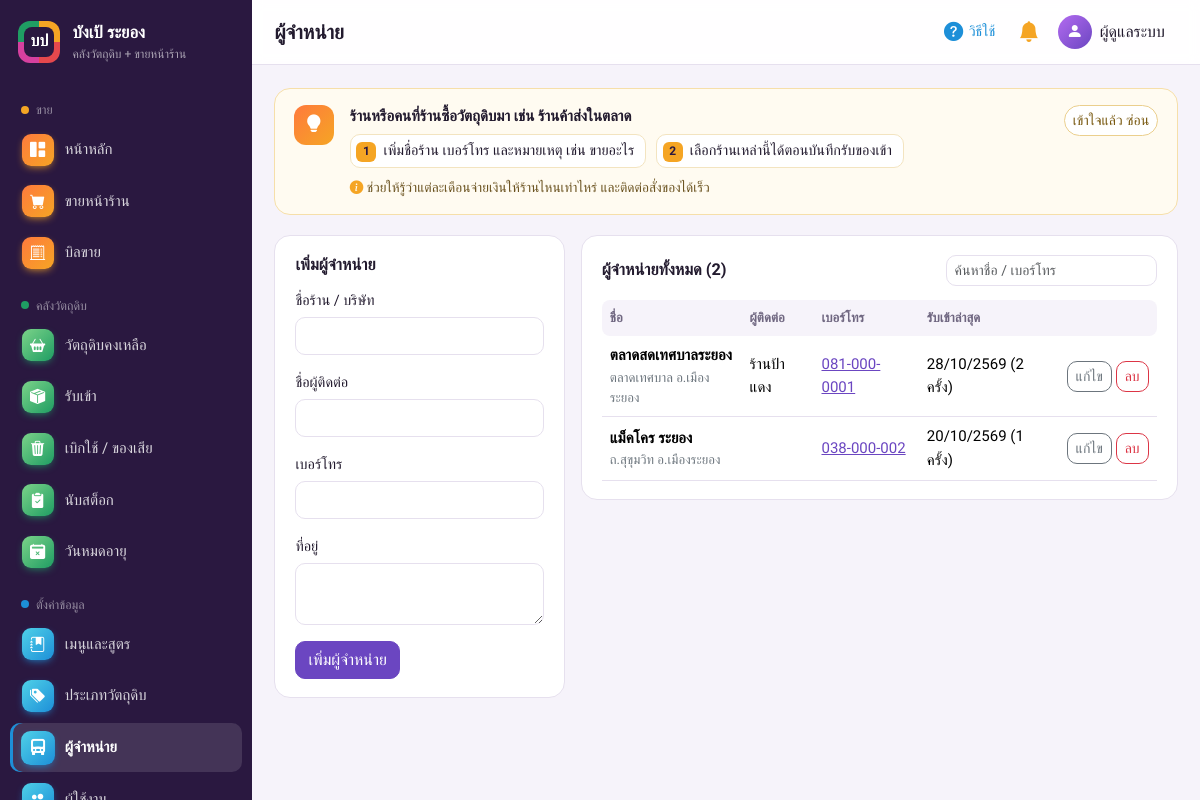
Page /suppliers.php (signed in) on the committed database.
### tables this page shows
CREATE TABLE users (
    id INT AUTO_INCREMENT PRIMARY KEY,
    username VARCHAR(50) NOT NULL UNIQUE,
    password VARCHAR(255) NOT NULL,
    full_name VARCHAR(100) NOT NULL,
    role ENUM('admin','cashier') NOT NULL DEFAULT 'cashier',
    is_active TINYINT(1) NOT NULL DEFAULT 1,
    created_at DATETIME NOT NULL DEFAULT CURRENT_TIMESTAMP
);

CREATE TABLE suppliers (
    id INT AUTO_INCREMENT PRIMARY KEY,
    name VARCHAR(150) NOT NULL,
    contact_name VARCHAR(100) NULL,
    phone VARCHAR(30) NULL,
    address VARCHAR(255) NULL,
    created_at DATETIME NOT NULL DEFAULT CURRENT_TIMESTAMP
);

### includes/functions.php (called while the page is built, shortened)
<?php
require_once __DIR__ . '/../config/database.php';
function e($s): string
{
    return htmlspecialchars((string)$s, ENT_QUOTES, 'UTF-8');
}
function thai_date($dt, bool $withTime = false): string
{
    $t = strtotime($dt);
    $s = date('d/m/', $t) . (date('Y', $t) + 543);
    return $withTime ? $s . ' ' . date('H:i', $t) : $s;
}
function current_user(): ?array
{
    return $_SESSION['user'] ?? null;
}
function require_login(bool $api = false): array
{
    global $pdo;
    $u = current_user();
    if ($u) {
        $st = $pdo->prepare('SELECT id, username, full_name, role FROM users WHERE id = ? AND is_active = 1');
        $st->execute([$u['id']]);
        $fresh = $st->fetch();
        if ($fresh) {
            return $fresh;
        }
    }
}
function require_admin(bool $api = false): array
{
    $u = require_login($api);
    return $u;
}

### suppliers.php (the view, shortened to what this page needs)
<?php
require_once __DIR__ . '/includes/functions.php';
require_admin();
$edit = null;
$q = trim($_GET['q'] ?? '');
$st = $pdo->prepare('SELECT s.*, COUNT(si.id) AS lots, MAX(si.received_date) AS last_date
                     FROM suppliers s LEFT JOIN stock_in si ON si.supplier_id = s.id
                     WHERE s.name LIKE ? OR s.phone LIKE ?
                     GROUP BY s.id ORDER BY s.name');
$st->execute(["%$q%", "%$q%"]);
$rows = $st->fetchAll();
$pageTitle = 'ผู้จำหน่าย';
require __DIR__ . '/includes/header.php';
?>
<div class="row g-3">
    <div class="col-lg-4">
        <form class="panel" method="post">
            <h2 class="panel-title"><?= $edit ? 'แก้ไขผู้จำหน่าย' : 'เพิ่มผู้จำหน่าย' ?></h2>
            <div class="mb-3"><label class="form-label" for="name">ชื่อร้าน / บริษัท</label>
                <input class="form-control" id="name" name="name" value="<?= e($edit['name'] ?? '') ?>" required></div>
            <div class="mb-3"><label class="form-label" for="contact_name">ชื่อผู้ติดต่อ</label>
                <input class="form-control" id="contact_name" name="contact_name" value="<?= e($edit['contact_name'] ?? '') ?>"></div>
            <div class="mb-3"><label class="form-label" for="phone">เบอร์โทร</label>
                <input class="form-control" id="phone" name="phone" type="tel" value="<?= e($edit['phone'] ?? '') ?>"></div>
            <div class="mb-3"><label class="form-label" for="address">ที่อยู่</label>
                <textarea class="form-control" id="address" name="address" rows="2"><?= e($edit['address'] ?? '') ?></textarea></div>
            <button class="btn btn-primary"><?= $edit ? 'บันทึกการแก้ไข' : 'เพิ่มผู้จำหน่าย' ?></button>
        </form>
    </div>
    <div class="col-lg-8">
        <div class="panel">
            <h2 class="panel-title">ผู้จำหน่ายทั้งหมด (<?= count($rows) ?>)
                <form class="ms-auto filter-form" method="get"><input class="form-control form-control-sm" name="q" value="<?= e($q) ?>" placeholder="ค้นหาชื่อ / เบอร์โทร"></form>
            </h2>
            <div class="table-responsive">
                <table class="table">
                    <thead><tr><th>ชื่อ</th><th>ผู้ติดต่อ</th><th>เบอร์โทร</th><th>รับเข้าล่าสุด</th><th></th></tr></thead>
                    <tbody>
                    <?php foreach ($rows as $r): ?>
                        <tr>
                            <td class="fw-semibold"><?= e($r['name']) ?><div class="small text-secondary fw-normal"><?= e($r['address']) ?></div></td>
                            <td><?= e($r['contact_name']) ?></td>
                            <td><?php if ($r['phone']): ?><a href="tel:<?= e($r['phone']) ?>"><?= e($r['phone']) ?></a><?php endif; ?></td>
                            <td><?= $r['last_date'] ? thai_date($r['last_date']) . ' (' . (int)$r['lots'] . ' ครั้ง)' : '-' ?></td>
                            <td class="text-end text-nowrap">
                                <a class="btn btn-sm btn-outline-secondary" href="?edit=<?= $r['id'] ?>">แก้ไข</a>
                                <form method="post" class="d-inline" onsubmit="return confirm('ลบผู้จำหน่ายนี้? ประวัติรับเข้าเดิมจะยังอยู่')">
                                    <button class="btn btn-sm btn-outline-danger">ลบ</button>
                                </form>
                            </td>
                        </tr>
                    <?php endforeach; ?>
                    </tbody>
                </table>
            </div>
        </div>
    </div>
</div>
<?php require __DIR__ . '/includes/footer.php'; ?>

### includes/header.php (shortened to what this page needs)
<?php
$user = current_user();
$pageTitle = $pageTitle ?? APP_NAME;
$activePage = $activePage ?? '';
$helpKey = basename($_SERVER['SCRIPT_NAME'], '.php');
$helpFile = __DIR__ . '/help.php';
$help = is_file($helpFile) ? ((require $helpFile)[$helpKey] ?? null) : null;
$navTones = ['ขาย' => 'saffron', 'คลังวัตถุดิบ' => 'pandan', 'ตั้งค่าข้อมูล' => 'sky', 'สรุปผล' => 'rose'];
$navGroups = [
    'ขาย' => [
        ['index', 'index.php', 'bi-grid-1x2-fill', 'หน้าหลัก', false],
        ['pos', 'pos.php', 'bi-cart-fill', 'ขายหน้าร้าน', false],
        ['orders', 'orders.php', 'bi-receipt-cutoff', 'บิลขาย', false],
    ],
    'คลังวัตถุดิบ' => [
        ['ingredients', 'ingredients.php', 'bi-basket2-fill', 'วัตถุดิบคงเหลือ', false],
        ['stock_in', 'stock_in.php', 'bi-box-seam-fill', 'รับเข้า', true],
        ['stock_out', 'stock_out.php', 'bi-trash3-fill', 'เบิกใช้ / ของเสีย', true],
        ['stock_adjust', 'stock_adjust.php', 'bi-clipboard2-check-fill', 'นับสต็อก', true],
        ['expiry', 'expiry.php', 'bi-calendar2-x-fill', 'วันหมดอายุ', true],
    ],
    'ตั้งค่าข้อมูล' => [
        ['menus', 'menus.php', 'bi-journal-bookmark-fill', 'เมนูและสูตร', true],
        ['categories', 'categories.php', 'bi-tags-fill', 'ประเภทวัตถุดิบ', true],
        ['suppliers', 'suppliers.php', 'bi-truck-front-fill', 'ผู้จำหน่าย', true],
        ['users', 'users.php', 'bi-people-fill', 'ผู้ใช้งาน', true],
    ],
    'สรุปผล' => [
        ['reports', 'reports.php', 'bi-bar-chart-line-fill', 'รายงาน', true],
    ],
];
function render_nav(array $groups, array $tones, string $active): void
{
    foreach ($groups as $label => $items) {
        $visible = array_filter($items, fn($i) => !$i[4] || is_admin());
        $tone = ' tone-' . ($tones[$label] ?? 'violet');
        echo '<div class="nav-group' . $tone . '">' . e($label) . '</div>';
        foreach ($visible as [$key, $href, $icon, $text]) {
            $cls = $tone . ($key === $active ? ' active' : '');
            $aria = $key === $active ? ' aria-current="page"' : '';
            echo '<a class="side-link' . $cls . '" href="' . $href . '"' . $aria . '><i class="bi ' . $icon . '"></i><span>' . e($text) . '</span></a>';
        }
    }
}
?>
<!doctype html>
<html lang="th">
<head>
    <link href="https://cdn.jsdelivr.net/npm/bootstrap@5.3.3/dist/css/bootstrap.min.css" rel="stylesheet">
    <link href="https://cdn.jsdelivr.net/npm/bootstrap-icons@1.11.3/font/bootstrap-icons.min.css" rel="stylesheet">
    <link href="assets/style.css?v=<?= filemtime(__DIR__ . '/../assets/style.css') ?>" rel="stylesheet">
</head>
<body>
<div class="app">
    <aside class="sidebar d-none d-lg-flex">
        <a class="brand" href="index.php">
            <span class="brand-mark"><span>บป</span></span>
            <span><strong><?= e(APP_NAME) ?></strong><small>คลังวัตถุดิบ + ขายหน้าร้าน</small></span>
        </a>
        <nav class="side-nav"><?php render_nav($navGroups, $navTones, $activePage); ?></nav>
    </aside>
    <div class="main">
        <header class="topbar">
            <h1 class="page-title"><?= e($pageTitle) ?></h1>
            <div class="topbar-right">
                <?php if ($help): ?>
                <button class="btn btn-icon help-toggle" type="button" id="helpToggle" aria-controls="pageHelp" aria-expanded="true" title="วิธีใช้หน้านี้">
                    <i class="bi bi-question-circle-fill"></i><span class="d-none d-md-inline">วิธีใช้</span>
                </button>
                <?php endif; ?>
                <div class="dropdown">
                    <button class="btn btn-icon position-relative" type="button" data-bs-toggle="dropdown" data-bs-auto-close="outside" aria-expanded="false" aria-label="การแจ้งเตือน">
                        <i class="bi bi-bell-fill"></i>
                    </button>
                </div>
                <div class="dropdown">
                    <button class="btn user-btn" type="button" data-bs-toggle="dropdown" aria-expanded="false">
                        <span class="avatar" aria-hidden="true"><i class="bi bi-person-fill"></i></span>
                        <span class="d-none d-sm-inline"><?= e($user['full_name']) ?></span>
                    </button>
                </div>
            </div>
        </header>
        <main class="content">
            <?php if ($help): ?>
            <section class="help-strip" id="pageHelp" data-page="<?= e($helpKey) ?>" aria-label="วิธีใช้หน้านี้">
                <div class="help-icon"><i class="bi bi-lightbulb-fill"></i></div>
                <div class="help-body">
                    <div class="help-what"><?= e($help['what']) ?></div>
                    <ol class="help-steps">
                        <?php foreach ($help['steps'] as $step): ?><li><?= e($step) ?></li><?php endforeach; ?>
                    </ol>
                    <?php if (!empty($help['tip'])): ?><div class="help-tip"><i class="bi bi-info-circle-fill"></i> <?= e($help['tip']) ?></div><?php endif; ?>
                </div>
                <button type="button" class="btn btn-sm help-close" id="helpClose">เข้าใจแล้ว ซ่อน</button>
            </section>
            <?php endif; ?>

### rows in the picture
users: full_name "ผู้ดูแลระบบ"
suppliers: name "ตลาดสดเทศบาลระยอง", address "ตลาดเทศบาล อ.เมืองระยอง", contact_name "ร้านป้าแดง", phone "081-000-0001", last_date "28/10/2569", lots "2"
suppliers: name "แม็คโคร ระยอง", address "ถ.สุขุมวิท อ.เมืองระยอง", phone "038-000-002", last_date "20/10/2569", lots "1"

### other values in the picture
APP_NAME "บังเป้ ระยอง"
$label "ขาย"
$text "หน้าหลัก"
$text "ขายหน้าร้าน"
$text "บิลขาย"
$label "คลังวัตถุดิบ"
$text "วัตถุดิบคงเหลือ"
$text "รับเข้า"
$text "เบิกใช้ / ของเสีย"
$text "นับสต็อก"
$text "วันหมดอายุ"
$label "ตั้งค่าข้อมูล"
$text "เมนูและสูตร"
$text "ประเภทวัตถุดิบ"
$text "ผู้จำหน่าย"
